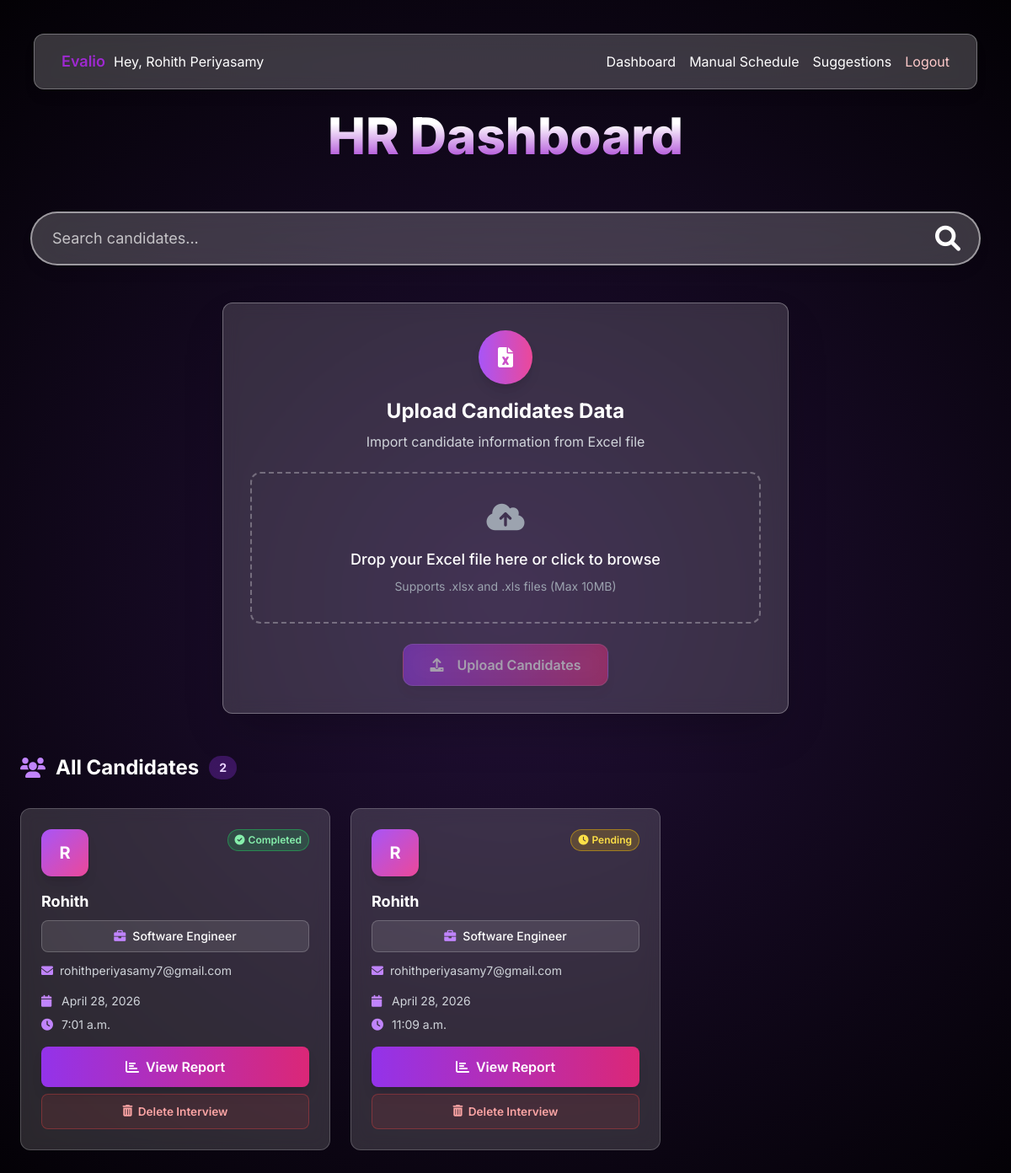
/hr/dashboard/ (signed in), run on the app's committed database.
### Authentication/models.py (models this page shows)
class Hr(models.Model):
    name = models.CharField(max_length=15, blank=True)
    phone = models.CharField(max_length=10, blank=True)
    email = models.CharField(max_length=15, blank=True)
    password = models.TextField(blank=False)
    company = models.CharField(max_length=20, blank=True)

### Hr/models.py (models this page shows, shortened)
class interviewSchedule(models.Model):
    name          = models.CharField(max_length=200)
    email         = models.CharField(max_length=200)
    jobRole       = models.CharField(max_length=200)
    experience    = models.CharField(max_length=200)
    resume        = models.TextField()
    Assigned_hr   = models.TextField(blank=True, null=True)
    strengths       = models.TextField(blank=True, null=True)
    weaknesses      = models.TextField(blank=True, null=True)
    accuracy        = models.CharField(max_length=10, blank=True, null=True)
    communication   = models.CharField(max_length=10, blank=True, null=True)
    technical_depth = models.CharField(max_length=10, blank=True, null=True)
    good_fit        = models.CharField(max_length=5,  blank=True, null=True)
    evaluation_complete = models.BooleanField(default=False)
    interviewDate = models.DateField()
    interviewTime = models.TimeField()
    token         = models.CharField(max_length=200, unique=True)
    createdAt     = models.DateTimeField(auto_now_add=True)
    cheatingScore = models.CharField(max_length=20, blank=True, null=True)
    iot_violations = models.TextField(blank=True, null=True,
                                      help_text="JSON list of IoT violation events from Raspberry Pi camera")

### Hr/views.py (the view, shortened to what this page needs)
# urls.py: path('dashboard/', views.dashboard, name='dashboard'),
def dashboard(request):
    if request.GET.get('logout') == '1':
        request.session.flush()
        return redirect('/auth/login/')
    hr_email = request.session.get('hr_email')
    if not hr_email:
        return redirect('/auth/login/')
    hr_obj = Hr.objects.filter(email=hr_email).first()
    email_errors = []
    query      = request.GET.get('q', '')
    candidates = interviewSchedule.objects.filter(Assigned_hr=hr_email)
    if query:
        candidates = candidates.filter(
            Q(name__icontains=query) | Q(email__icontains=query) | Q(jobRole__icontains=query)
        )
    return render(request, 'dashboard.html', {
        'hrObj':         hr_obj,
        'allcandidates': candidates,
        'email_errors':  email_errors,
    })

### Templates/dashboard.html (shortened to what this page needs)
<!DOCTYPE html>
<html lang="en">
<head>
  <script src="https://cdn.tailwindcss.com"></script>
  <link rel="stylesheet" href="https://cdnjs.cloudflare.com/ajax/libs/font-awesome/6.0.0-beta3/css/all.min.css" />
</head>
<body class="min-h-screen p-4 text-white">
  <div class="max-w-[88rem] mx-auto p-2" style="width: 100vw;">
    <nav class="backdrop-blur-md bg-white/20 border border-white/30 rounded-xl mx-4 mt-4 shadow-lg" style="margin-bottom: 25px;">
      <div class="max-w-7xl mx-auto px-4 py-2 sm:px-6 lg:px-8">
        <div class="flex justify-between items-center h-12">
          <div class="flex items-center">
            <a href="/evalio" class="text-lg font-semibold text-white drop-shadow-sm" style="color: #9e29d0;">Evalio</a>
            <p style="margin-left: 10px;">Hey, {{hrObj.name}}</p>
          </div>
          <div class="hidden md:flex space-x-4 items-center">
            <a href="/hr/dashboard/"        class="text-white hover:text-blue-200 transition">Dashboard</a>
            <a href="/hr/manual-schedule/"  class="text-white hover:text-blue-200 transition">Manual Schedule</a>
            <a href="/hr/suggestions/"      class="text-white hover:text-blue-200 transition">Suggestions</a>
            <a href="/hr/dashboard/?logout=1" class="text-red-200 hover:text-red-400 transition">Logout</a>
          </div>
        </div>
      </div>
    </nav>
    <h1 class="text-[2.6rem] font-extrabold text-center mb-12 sm:text-6xl">
      <span class="h-txt"> HR Dashboard </span>
    </h1>
    <form method="get" action="" class="mb-8 max-w-6xl mx-auto p-3">
      <div class="relative">
        <input type="text" name="q" id="searchInput" placeholder="Search candidates..." value="{{ query }}"
          class="w-full px-6 py-4 pr-12 rounded-full bg-white/20 backdrop-blur-xl border-2 border-white/50 focus:outline-none focus:border-white placeholder-white/70 text-white text-lg shadow-lg" />
        <span class="absolute inset-y-0 right-4 flex items-center">
          <button type="submit">
            <i class="fa-solid fa-magnifying-glass text-white cursor-pointer text-3xl mr-2"></i>
          </button>
        </span>
      </div>
    </form>
    <div class="glass p-8 rounded-xl shadow-2xl mb-12 max-w-2xl mx-auto transform hover:scale-105 transition-all duration-300">
      <div class="text-center mb-6">
        <div class="w-16 h-16 bg-gradient-to-r from-purple-500 to-pink-500 rounded-full flex items-center justify-center mx-auto mb-4 shadow-lg">
          <i class="fas fa-file-excel text-white text-2xl"></i>
        </div>
        <h2 class="font-bold text-2xl mb-2 text-white">Upload Candidates Data</h2>
        <p class="text-gray-300">Import candidate information from Excel file</p>
      </div>
      <form id="uploadForm" action="" method="post" enctype="multipart/form-data" class="space-y-6">
        <div class="upload-drop-zone relative border-2 border-dashed border-white/30 rounded-xl p-8 text-center transition-all duration-300 hover:border-purple-400 hover:bg-white/5 group">
          <div class="pointer-events-none">
            <i class="fas fa-cloud-upload-alt text-4xl text-gray-400 mb-4 group-hover:text-purple-400 transition-colors duration-300"></i>
            <p class="text-white text-lg font-medium mb-2">Drop your Excel file here or click to browse</p>
            <p class="text-gray-400 text-sm">Supports .xlsx and .xls files (Max 10MB)</p>
          </div>
        </div>
        <div class="flex justify-center">
          <button type="submit" id="upload-btn" disabled
            class="upload-button bg-gradient-to-r from-purple-600 to-pink-600 hover:from-purple-700 hover:to-pink-700 disabled:opacity-50 disabled:cursor-not-allowed px-8 py-3 rounded-xl font-semibold shadow-lg transform transition-all duration-300 hover:scale-105 flex items-center space-x-2 text-white">
            <i class="fas fa-upload"></i>
            <span>Upload Candidates</span>
          </button>
        </div>
      </form>
    </div>
    <div class="mb-8">
      <div class="flex items-center justify-between mb-8">
        <h2 class="text-2xl font-bold text-white flex items-center">
          <i class="fas fa-users mr-3 text-purple-400"></i>
          All Candidates
          <span class="ml-3 bg-purple-600/30 text-purple-200 text-sm px-3 py-1 rounded-full">
            {{ allcandidates|length }}
          </span>
        </h2>
      </div>
      {% if allcandidates %}
      <div class="grid gap-6 sm:grid-cols-1 md:grid-cols-2 lg:grid-cols-3 xl:grid-cols-4">
        {% for candidate in allcandidates %}
        <div class="candidate-card glass rounded-xl p-6 transform transition-all duration-300 hover:scale-105 hover:shadow-2xl hover:bg-white/20 group">
          <div class="flex flex-col h-full">
            <div class="flex items-start justify-between mb-4">
              <div class="profile w-14 h-14 rounded-xl bg-gradient-to-br from-purple-500 to-pink-500 text-white flex items-center justify-center text-xl font-bold shadow-lg group-hover:shadow-purple-500/50 transition-all duration-300">
                {{ candidate.name|slice:":1"|upper }}
              </div>
              {% if candidate.evaluation_complete %}
              <div class="bg-green-500/20 border border-green-500/50 text-green-300 px-2 py-1 rounded-full text-xs font-semibold flex items-center space-x-1">
                <i class="fas fa-check-circle"></i><span>Completed</span>
              </div>
              {% else %}
              <div class="bg-yellow-500/20 border border-yellow-500/50 text-yellow-300 px-2 py-1 rounded-full text-xs font-semibold flex items-center space-x-1">
                <i class="fas fa-clock"></i><span>Pending</span>
              </div>
              {% endif %}
            </div>
            <div class="flex-1">
              <h3 class="text-white text-lg font-bold mb-2 group-hover:text-purple-200 transition-colors">
                {{ candidate.name }}
              </h3>
              <div class="bg-white/10 border border-white/20 text-white py-2 px-3 rounded-lg text-sm font-medium mb-3 text-center">
                <i class="fas fa-briefcase mr-2 text-purple-400"></i>{{ candidate.jobRole }}
              </div>
              <div class="flex items-center text-gray-300 text-sm mb-4">
                <i class="fas fa-envelope mr-2 text-purple-400"></i>
                <span class="truncate">{{ candidate.email }}</span>
              </div>
              <div class="space-y-2 mb-4">
                <div class="flex items-center text-gray-300 text-sm">
                  <i class="fas fa-calendar mr-2 text-purple-400 w-4"></i>
                  <span>{{ candidate.interviewDate }}</span>
                </div>
                <div class="flex items-center text-gray-300 text-sm">
                  <i class="fas fa-clock mr-2 text-purple-400 w-4"></i>
                  <span>{{ candidate.interviewTime }}</span>
                </div>
              </div>
            </div>
            <div class="mt-auto space-y-2">
              <a href="{% url 'ResultReport' candidate.id %}"
                class="block w-full bg-gradient-to-r from-purple-600 to-pink-600 hover:from-purple-700 hover:to-pink-700 text-white text-center py-3 px-4 rounded-lg font-semibold transition-all duration-300 transform hover:scale-105 shadow-lg hover:shadow-xl">
                <i class="fas fa-chart-bar mr-2"></i>View Report
              </a>
              <form method="POST" action="{% url 'delete_interview' candidate.id %}"
                onsubmit="return confirm('Delete interview? This cannot be undone.')">
                <button type="submit" class="delete-btn">
                  <i class="fas fa-trash-alt"></i> Delete Interview
                </button>
              </form>
            </div>
          </div>
        </div>
        {% endfor %}
      </div>
      {% endif %}
    </div>
  </div>
</body>
</html>

### Templates/dashboard.html (style rules this page uses)
body { background: radial-gradient(circle, rgb(34, 16, 55), rgb(3, 1, 5)); display: flex; justify-content: center; align-items: flex-start; margin: 0; overflow: auto; font-family: "Inter", serif; }
.glass { background: rgba(255, 255, 255, 0.15); border: 1px solid rgba(255, 255, 255, 0.3); backdrop-filter: blur(10px); -webkit-backdrop-filter: blur(10px); }
.h-txt { background: linear-gradient(180deg, #fff 30.17%, #9e29d0 100%); background-clip: text; -webkit-background-clip: text; -webkit-text-fill-color: transparent; }
.profile { background: #9e29d0; }
.upload-drop-zone { transition: all 0.3s ease; }
.candidate-card { border: 1px solid rgba(255, 255, 255, 0.2); transition: all 0.3s cubic-bezier(0.4, 0, 0.2, 1); }
.candidate-card { animation: slideUp 0.6s ease forwards; }
.upload-button { font-weight: 600; cursor: pointer; color: white; display: flex; justify-content: center; align-items: center; gap: 0.5rem; border: 1px solid rgba(255, 255, 255, 0.2); backdrop-filter: blur(14px); transition: all 0.3s ease; width: auto; height: auto; }
.upload-button:disabled { opacity: 0.5; cursor: not-allowed; transform: none; }
.delete-btn { width: 100%; display: flex; align-items: center; justify-content: center; gap: 0.4rem; padding: 0.6rem 1rem; border-radius: 0.5rem; font-size: 0.85rem; font-weight: 600; color: #fca5a5; border: 1px solid rgba(239, 68, 68, 0.35); background: rgba(239, 68, 68, 0.1); cursor: pointer; transition: all 0.2s ease; margin-top: 0.5rem; }

### data on the page
Hr: name "Rohith Periyasamy"
interviewSchedule: name "R", evaluation_complete True (drawn), name "Rohith", jobRole "Software Engineer", email "rohithperiyasamy7@gmail.com", interviewDate "April 28, 2026", interviewTime "7:01 a.m."
interviewSchedule: name "R", evaluation_complete False (drawn), name "Rohith", jobRole "Software Engineer", email "rohithperiyasamy7@gmail.com", interviewDate "April 28, 2026", interviewTime "11:09 a.m."

### other printed values
{{ allcandidates|length }} "2"
